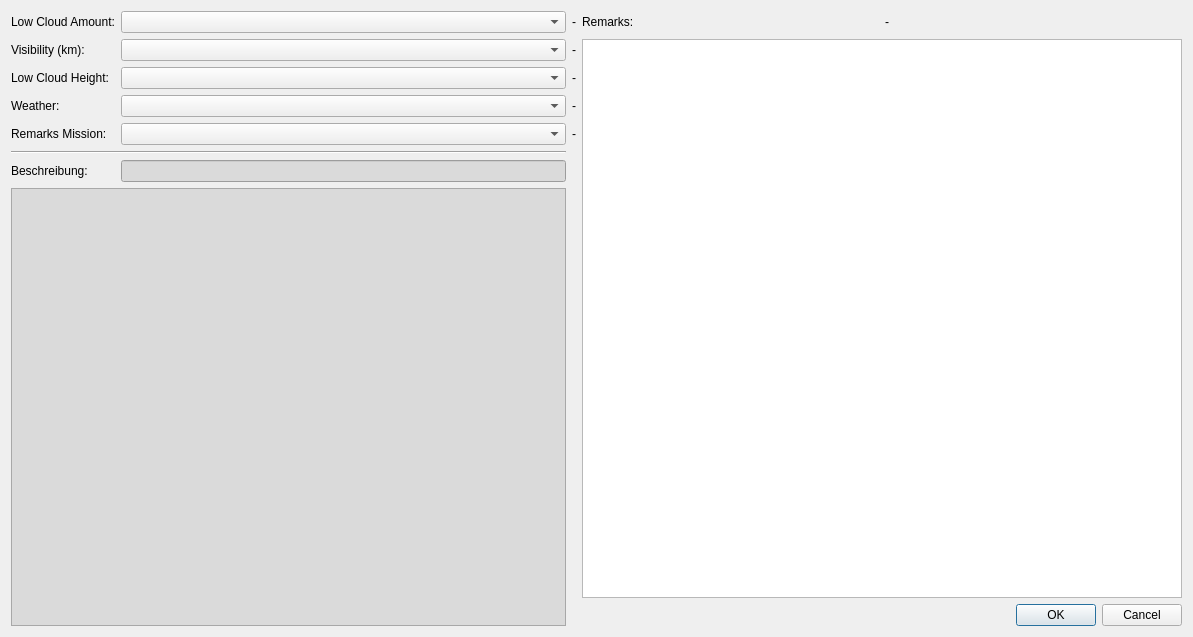
<?xml version="1.0" encoding="UTF-8"?>
<ui version="4.0">
 <class>apisWeatherDialog</class>
 <widget class="QDialog" name="apisWeatherDialog">
  <property name="windowModality">
   <enum>Qt::ApplicationModal</enum>
  </property>
  <property name="geometry">
   <rect>
    <x>0</x>
    <y>0</y>
    <width>1193</width>
    <height>637</height>
   </rect>
  </property>
  <property name="windowTitle">
   <string>APIS Wetter Auswahl</string>
  </property>
  <property name="windowIcon">
   <iconset resource="resource.qrc">
    <normaloff>:/plugins/APIS/icons/apis.png</normaloff>:/plugins/APIS/icons/apis.png</iconset>
  </property>
  <property name="modal">
   <bool>true</bool>
  </property>
  <layout class="QGridLayout" name="gridLayout_2">
   <item row="0" column="0">
    <layout class="QGridLayout" name="gridLayout">
     <property name="sizeConstraint">
      <enum>QLayout::SetNoConstraint</enum>
     </property>
     <item row="5" column="0" colspan="2">
      <widget class="Line" name="line">
       <property name="orientation">
        <enum>Qt::Horizontal</enum>
       </property>
      </widget>
     </item>
     <item row="3" column="2">
      <widget class="QLabel" name="uiWeatherValueLbl">
       <property name="text">
        <string>-</string>
       </property>
      </widget>
     </item>
     <item row="6" column="0">
      <widget class="QLabel" name="uiDescriptionLbl">
       <property name="text">
        <string>Beschreibung:</string>
       </property>
      </widget>
     </item>
     <item row="8" column="3" colspan="2">
      <widget class="QDialogButtonBox" name="uiButtonBox">
       <property name="orientation">
        <enum>Qt::Horizontal</enum>
       </property>
       <property name="standardButtons">
        <set>QDialogButtonBox::Cancel|QDialogButtonBox::Ok</set>
       </property>
      </widget>
     </item>
     <item row="1" column="0">
      <widget class="QLabel" name="uiVisibilityLbl">
       <property name="text">
        <string>Visibility (km):</string>
       </property>
      </widget>
     </item>
     <item row="4" column="0">
      <widget class="QLabel" name="uiRemarksMissionLbl">
       <property name="text">
        <string>Remarks Mission:</string>
       </property>
      </widget>
     </item>
     <item row="2" column="0">
      <widget class="QLabel" name="uiLowCloudHeightLbl">
       <property name="text">
        <string>Low Cloud Height:</string>
       </property>
      </widget>
     </item>
     <item row="0" column="1">
      <widget class="QComboBox" name="uiLowCloudAmountCombo"/>
     </item>
     <item row="3" column="0">
      <widget class="QLabel" name="uiWeatherLbl">
       <property name="text">
        <string>Weather:</string>
       </property>
      </widget>
     </item>
     <item row="2" column="2">
      <widget class="QLabel" name="uiLowCloudHeightValueLbl">
       <property name="text">
        <string>-</string>
       </property>
      </widget>
     </item>
     <item row="6" column="1">
      <widget class="QLineEdit" name="uiCodeEdit">
       <property name="styleSheet">
        <string notr="true">background-color: rgb(218, 218, 218);</string>
       </property>
       <property name="readOnly">
        <bool>true</bool>
       </property>
      </widget>
     </item>
     <item row="4" column="2">
      <widget class="QLabel" name="uiRemarksMissionValueLbl">
       <property name="text">
        <string>-</string>
       </property>
      </widget>
     </item>
     <item row="1" column="1">
      <widget class="QComboBox" name="uiVisibilityCombo"/>
     </item>
     <item row="0" column="2">
      <widget class="QLabel" name="uiLowCloudAmountValueLbl">
       <property name="text">
        <string>-</string>
       </property>
      </widget>
     </item>
     <item row="1" column="2">
      <widget class="QLabel" name="uiVisibilityValueLbl">
       <property name="text">
        <string>-</string>
       </property>
      </widget>
     </item>
     <item row="0" column="3">
      <widget class="QLabel" name="uiRemarksLbl">
       <property name="text">
        <string>Remarks:</string>
       </property>
      </widget>
     </item>
     <item row="0" column="0">
      <widget class="QLabel" name="uiLowCloudAmountLbl">
       <property name="text">
        <string>Low Cloud Amount:</string>
       </property>
      </widget>
     </item>
     <item row="4" column="1">
      <widget class="QComboBox" name="uiRemarksMissionCombo"/>
     </item>
     <item row="7" column="0" rowspan="2" colspan="2">
      <widget class="QPlainTextEdit" name="uiDescriptionPTxt">
       <property name="styleSheet">
        <string notr="true">background-color: rgb(218, 218, 218);</string>
       </property>
       <property name="readOnly">
        <bool>true</bool>
       </property>
      </widget>
     </item>
     <item row="1" column="3" rowspan="7" colspan="2">
      <widget class="QTableView" name="uiRemarksTableV">
       <property name="minimumSize">
        <size>
         <width>600</width>
         <height>0</height>
        </size>
       </property>
       <property name="styleSheet">
        <string notr="true">selection-background-color: rgb(152, 202, 255);
selection-color: rgb(0, 0, 0);</string>
       </property>
       <property name="editTriggers">
        <set>QAbstractItemView::NoEditTriggers</set>
       </property>
       <property name="selectionMode">
        <enum>QAbstractItemView::MultiSelection</enum>
       </property>
       <property name="selectionBehavior">
        <enum>QAbstractItemView::SelectRows</enum>
       </property>
      </widget>
     </item>
     <item row="0" column="4">
      <widget class="QLabel" name="uiRemarksValueLbl">
       <property name="text">
        <string>-</string>
       </property>
      </widget>
     </item>
     <item row="3" column="1">
      <widget class="QComboBox" name="uiWeatherCombo"/>
     </item>
     <item row="2" column="1">
      <widget class="QComboBox" name="uiLowCloudHeightCombo"/>
     </item>
    </layout>
   </item>
  </layout>
 </widget>
 <resources>
  <include location="resource.qrc"/>
 </resources>
 <connections>
  <connection>
   <sender>uiButtonBox</sender>
   <signal>accepted()</signal>
   <receiver>apisWeatherDialog</receiver>
   <slot>accept()</slot>
   <hints>
    <hint type="sourcelabel">
     <x>534</x>
     <y>271</y>
    </hint>
    <hint type="destinationlabel">
     <x>157</x>
     <y>274</y>
    </hint>
   </hints>
  </connection>
  <connection>
   <sender>uiButtonBox</sender>
   <signal>rejected()</signal>
   <receiver>apisWeatherDialog</receiver>
   <slot>reject()</slot>
   <hints>
    <hint type="sourcelabel">
     <x>316</x>
     <y>260</y>
    </hint>
    <hint type="destinationlabel">
     <x>286</x>
     <y>274</y>
    </hint>
   </hints>
  </connection>
 </connections>
</ui>
